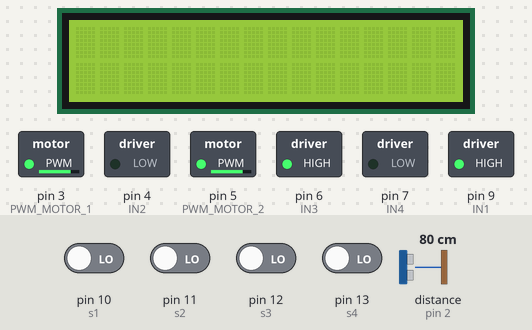
The sketch below on a simulated Arduino Uno, built with avr-gcc and run on an emulated ATmega328P. On the bench: 16×2 character LCD, switched loads named in the sketch (green lamp = pin HIGH). Wiring (inferred from the names in the program): ultrasonic range finder: trigger pin 8; echo pin 2. The inputs (shaded band) are chosen by the test bench; at power-on: pin 10 (s1), pin 11 (s2), pin 12 (s3), pin 13 (s4) LOW, distance to the obstacle (sensor on pin 2) 80 cm. The echo pulse lasts 58.3 µs per cm; pins used as bus, display or sensor lines are not drawn.

Above: at 1.2 s.
1.3 s: distance to the obstacle (sensor on pin 2) set to 18 cm
2.8 s: distance to the obstacle (sensor on pin 2) set to 14 cm
At 3.1 s:
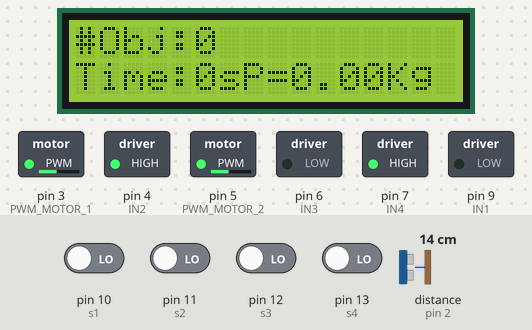
5.3 s: distance to the obstacle (sensor on pin 2) set to 35 cm
At 7.9 s:
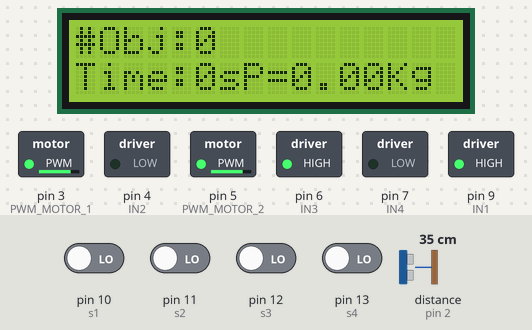
8.3 s: pin 10 (s1) driven HIGH
At 9.0 s:
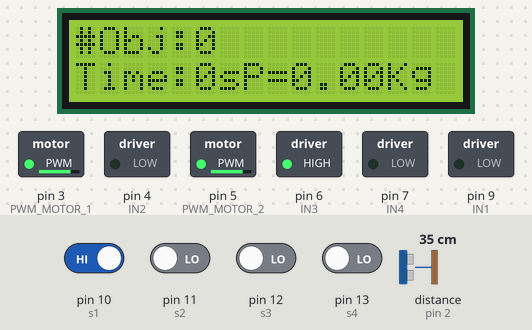
9.8 s: pin 13 (s4) driven HIGH
At 10.4 s:
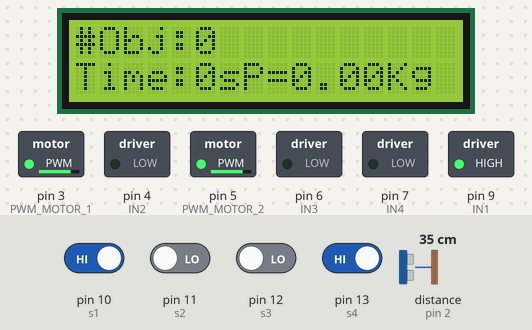
11.3 s: pin 13 (s4) driven LOW
At 12.6 s:
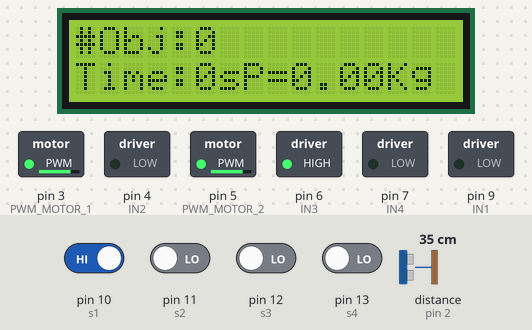
Timing chart, 0 to 13.8 s (numbered marks = the images above; inputs shaded):
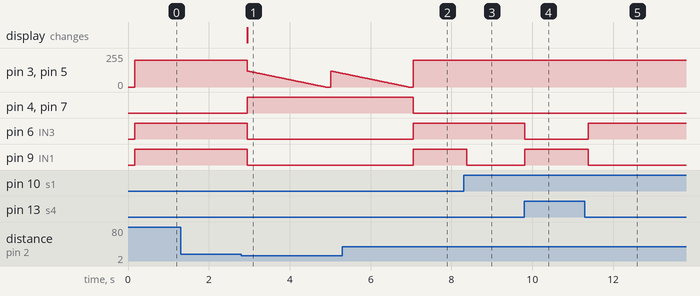

Measured:
- the behaviour switches between 17 and 16 cm on distance to the obstacle (sensor on pin 2) (found by bisection; images 0 and 1)
- after the input at 2.8 s, pin 4 (IN2), pin 7 (IN4): LOW → HIGH after 0.15 s; pin 6 (IN3), pin 9 (IN1): HIGH → LOW after 0.15 s; the display: changes after 0.15 s (image 1)
- after the input at 5.3 s, pin 4 (IN2), pin 7 (IN4): HIGH → LOW after 1.8 s; pin 6 (IN3), pin 9 (IN1): LOW → HIGH after 1.8 s
- after the input at 8.3 s, pin 9 (IN1): HIGH → LOW after 0.07 s
- after the input at 9.8 s, pin 6 (IN3): HIGH → LOW at once; pin 9 (IN1): LOW → HIGH at once
- after the input at 11.3 s, pin 6 (IN3): LOW → HIGH after 0.08 s; pin 9 (IN1): HIGH → LOW after 0.08 s

The sketch:

auto_muestras.ino
```cpp
#include <Wire.h>
#include <LiquidCrystal_I2C.h>
int cont=0;
int s1=10,s2=11,s3=12,s4=13;
int v, v1, v2, v3;
LiquidCrystal_I2C lcd(0x27,16,2);  //permite conectat LCD Y I2C

volatile long time;
volatile bool State = false;
long distance;
int cont_lineas=0;
unsigned long tiempo1,tiempo2,tiempoSegundos;
//fuerza
int FSR_PIN = A0;
float VCC = 5.0; // Voltaje de alimentación del Arduino
float R_DIV = 10000.0; // Valor de la resistencia de 10kΩ en ohmios
float weight;

const int numReadings = 10;
float readings[numReadings]; // Array to store readings
int readIndex = 0; // Index of the current reading
float total = 0; // Running total
float average = 0; // Average of the readings


//,s2,s3,s4;//Variables de los sensores
void setup() {

  pinMode(9,OUTPUT);//IN1
  pinMode(3,OUTPUT);//PWM MOTOR 1
  pinMode(4,OUTPUT);//IN2
  pinMode(5,OUTPUT);//PWM MOTOR 2
  pinMode(6,OUTPUT);//IN3
  pinMode(7,OUTPUT);//IN4
  pinMode(s2,INPUT);
  pinMode(s2,INPUT);
  pinMode(s3,INPUT);//Sensor Derecha
  pinMode(s4,INPUT);
  pinMode(2, INPUT);//ECHO-INTERRUPCIÓN
  pinMode(8, OUTPUT);//TRIG
  Serial.begin(9600);
  attachInterrupt(digitalPinToInterrupt(2), echoISR, CHANGE);
   // Inicializar el LCD
  lcd.init();
  //Encender la luz de fondo.
  lcd.backlight();

  for (int i = 0; i < numReadings; i++) {
    readings[i] = 0;
  }

}

void loop() {

  if (State) {

    distance = time / 58.2; // Convertir a distancia en cm
     //int fsrADC = analogRead(FSR_PIN);
     //MF01(fsrADC);
     //lcd_mensage(tiempoSegundos,cont,weight);
    if (distance<=15) { // Distancia limite para evasión de obstáculos

      lcd_mensage(tiempoSegundos,cont,weight);
      SPEED_MOTOR();//Función para reducir la velocidad del motor.
      if(distance<=8)
      {
         cont++;
        delay(1000);//Pausa para ajuste de giro a 90º DERECHA
        MOTOR1(200,0,1); //MOTOR IZQUIERD
        MOTOR2(200,0,0); //MOTOR DERECHO
        delay(500);//Pausa para ir adelante
        MOTOR1(200,1,0);  //ADELANTE
        MOTOR2(200,1,0);
        delay(1000); //PASUA PARA AJUSTAR 90 A IZQUIERDA
        MOTOR1(200,0,0); //IZQUIERDO
        MOTOR2(200,0,1); //DERECHO
        delay(500);//Pausa para ir adelante
        MOTOR1(200,1,0);  //ADELANTE
        MOTOR2(200,1,0);
        delay(500); //PAUSA PAR APARA AJUSTAR
        MOTOR1(200,0,0); // IZQUIERADA
        MOTOR2(200,0,1);
        delay(500);
        MOTOR1(200,1,0); //AVABZAR
        MOTOR2(200,1,0);
        delay(1000);//Pausa para ajuste de giro a 90º DERECHA
        MOTOR1(200,0,1); //MOTOR IZQUIERD
        MOTOR2(200,0,0); //MOTOR DERECHO
        delay(500);
        MOTOR1(200,1,0); //AVABZAR
        MOTOR2(200,1,0);

      }
    }
    else {
     //Avance hacia adelante del motor, cuando no existe obstaculo 89% PWM.
      MOTOR1(180,1,0);
      MOTOR2(180,1,0);
      SEGUIDOR(v,v1,v2,v3);
    }
    State = false;
  }

  triggerMeasurement();
  delay(100); // Esperar un poco antes de la siguiente medición


  v=digitalRead(s1);//Derecha
  v1=digitalRead(s2);//centro
  v2=digitalRead(s3);//centro
  v3=digitalRead(s4);//izquierda

  /* Serial.println(v);
   Serial.println(v1);
   Serial.println(v2);
   Serial.println(v3);
   Serial.println("__");
   */


}


void triggerMeasurement() {
  digitalWrite(8, LOW);
  delayMicroseconds(2);
  digitalWrite(8, HIGH);
  delayMicroseconds(10);
  digitalWrite(8, LOW);
}
/*La función de la interrupción que calcula el tiempo que dura el
pulso de la onda en ir y volver al obstaculo*/

void echoISR() {
  static unsigned long startTime;
  if (digitalRead(2) == HIGH) {//Cuando el pin ECHO es HIGH calcula tiempo
    startTime = micros();
  } else {
    time = micros() - startTime;
    State = true;
  }
}
//Funciones de Control de Motores
//Los parametros son los terminales del motor y la velocidad

void SEGUIDOR(int st1, int st2, int st3, int st4)
{
  if(st4==1)//Los sensores del medio detectan el color negro.
    {
    MOTOR1(200,1,0);
    MOTOR2(200,0,0);
    delay(20);
    }
      else if(st1==1)//Los sensores del medio detectan el color negro.
      {
        MOTOR1(200,0,0);
        MOTOR2(200,1,0);
        delay(20);
      }
      else //Los sensores del medio detectan el color negro.
      {
        MOTOR1(200,1,0);
        MOTOR2(200,1,0);
        delay(20);

      }
  if ((st2==1)&&(st3==1))
  {
        MOTOR1(200,1,0);
        MOTOR2(200,1,0);
        delay(20);
    tiempo2 = millis();
      if(tiempo2 > (tiempo1+1000))
      {  //Si ha pasado 1 segundo ejecuta el IF
        tiempo1 = millis(); //Actualiza el tiempo actual
        tiempoSegundos = tiempo1/1000;
        lcd_mensage(tiempoSegundos,cont,weight);
      }
  }


}

void MOTOR1 (int PWM,bool IN1,bool IN2)
{
  digitalWrite(9,IN1);
  digitalWrite(4,IN2);
  analogWrite(3,PWM);
}

void MOTOR2 (int PWM,bool IN3,bool IN4)
{
  digitalWrite(6,IN3);
  digitalWrite(7,IN4);
  analogWrite(5,PWM);
}

void SPEED_MOTOR()
{
  int s;
  for (s=120;s>=0;s--)
  {
    MOTOR1(s,0,1);
    MOTOR2(s,0,1);
    delay(16);
  }
}

void lcd_mensage(long t,int obj,float p)
{
lcd.setCursor(0,0);
lcd.print("#Obj:");
lcd.print(obj);
lcd.setCursor(0,1);
lcd.print("Time:");
lcd.print(t);
lcd.print("s");
lcd.print("P=");
lcd.print(p);
lcd.print("Kg");
}

void MF01 (float pc)
{


  total = total - readings[readIndex];
  readings[readIndex] = analogRead(pc);
  total = total + readings[readIndex];
  readIndex = readIndex + 1;
  if (readIndex >= numReadings) {
    readIndex = 0;
  }
  average = total / numReadings;

  float fsrV =  average * (VCC / 1023.0);
  float fsrR = R_DIV * (VCC / fsrV - 1.0);
  float force = 0;

  if (fsrR <= 600) {
    force = (pc - 600) / 6000; // Esto depende del modelo y debe ajustarse
  } else {
    force = (pc - 600) / 250; // Esto depende del modelo y debe ajustarse
  }

  // Convertir la fuerza de Newtons a kilogramos (1 Newton = 0.10197 kg)
  weight = force * 0.10197;
    // Imprimir los resultados
  /*Serial.print("ADC Value: ");
  Serial.print(fsrADC);
  Serial.print("\tVoltage: ");
  Serial.print(fsrV);
  Serial.print(" V\tResistance: ");
  Serial.print(fsrR);
  Serial.print(" ohms\tForce: ");
  Serial.print(force);
  Serial.print(" N\tWeight: ");*/
  Serial.print(weight);
  Serial.println(" kg");

  delay(500);
}
```
